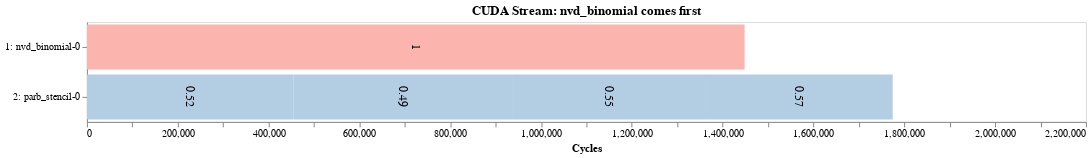
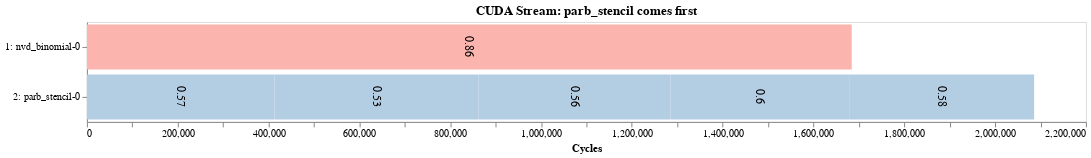

The notebook cell saved with these charts, in order:
### Code cell
apps = ['nvd_binomial-0', 'parb_stencil-0']
pair_str = 'nvd_binomial-0-parb_stencil-0'

width=1000
xlim = 2200000

gen_altair.draw_timeline_from_console(pair_str, 's1.txt', title="CUDA Stream: nvd_binomial comes first", width=width, xmax=xlim).display()
gen_altair.draw_timeline_from_console(pair_str, 's2.txt', title="CUDA Stream: parb_stencil comes first", width=width, xmax=xlim).display()
print("nvd_binomial-0: 12-13 CTAs/SM (max 16 CTAs/SM)")
print("parb_stencil-0: 12-13 CTAs/SM (max 16 CTAs/SM)")

gen_altair.draw_timeline_from_console(pair_str, 'intra.txt', title="Intra-SM", width=width, xmax=xlim).display()
print("nvd_binomial-0: 8 CTAs/SM")
print("parb_stencil-0: 4 CTAs/SM")

### Figure 1 — Vega-Lite specification as saved in the notebook (floating-point values rounded to 4 significant figures)
{"config": {"view": {"continuousWidth": 400, "continuousHeight": 300}, "axis": {"grid": false}, "header": {"titleColor": "black", "titleFontSize": 14}}, "layer": [{"mark": "bar", "encoding": {"color": {"type": "nominal", "field": "kernel", "legend": null, "scale": {"scheme": "pastel1"}}, "x": {"type": "quantitative", "field": "start", "scale": {"domain": [0, 2200000]}, "title": "Cycles"}, "x2": {"field": "end"}, "y": {"type": "nominal", "field": "stream", "sort": null}}, "height": 100, "title": "CUDA Stream: nvd_binomial comes first", "width": 1000}, {"mark": {"type": "text", "align": "center", "angle": 90, "baseline": "middle", "color": "black", "fontSize": 12}, "encoding": {"text": {"type": "quantitative", "field": "norm"}, "x": {"type": "quantitative", "field": "position"}, "y": {"type": "nominal", "field": "stream", "sort": "ascending", "title": null}}}], "data": {"name": "data-87c0836cd8ac62c7c414f7a6bc100a27"}, "$schema": "https://vega.github.io/schema/vega-lite/v4.8.1.json", "datasets": {"data-87c0836cd8ac62c7c414f7a6bc100a27": [{"end": 454472, "kernel": "_Z24block2D_hybrid_coarsen_xffPfS_iii", "norm": 0.52, "position": 227200.0, "start": 26, "stream": "2: parb_stencil-0"}, {"end": 936246, "kernel": "_Z24block2D_hybrid_coarsen_xffPfS_iii", "norm": 0.49, "position": 695400.0, "start": 454475, "stream": "2: parb_stencil-0"}, {"end": 1363266, "kernel": "_Z24block2D_hybrid_coarsen_xffPfS_iii", "norm": 0.55, "position": 1150000.0, "start": 936250, "stream": "2: parb_stencil-0"}, {"end": 1448370, "kernel": "_Z21binomialOptionsKernelv", "norm": 1.0, "position": 724200.0, "start": 1, "stream": "1: nvd_binomial-0"}, {"end": 1774515, "kernel": "_Z24block2D_hybrid_coarsen_xffPfS_iii", "norm": 0.57, "position": 1569000.0, "start": 1363271, "stream": "2: parb_stencil-0"}]}}

### Figure 2 — Vega-Lite specification as saved in the notebook (floating-point values rounded to 4 significant figures)
{"config": {"view": {"continuousWidth": 400, "continuousHeight": 300}, "axis": {"grid": false}, "header": {"titleColor": "black", "titleFontSize": 14}}, "layer": [{"mark": "bar", "encoding": {"color": {"type": "nominal", "field": "kernel", "legend": null, "scale": {"scheme": "pastel1"}}, "x": {"type": "quantitative", "field": "start", "scale": {"domain": [0, 2200000]}, "title": "Cycles"}, "x2": {"field": "end"}, "y": {"type": "nominal", "field": "stream", "sort": null}}, "height": 100, "title": "CUDA Stream: parb_stencil comes first", "width": 1000}, {"mark": {"type": "text", "align": "center", "angle": 90, "baseline": "middle", "color": "black", "fontSize": 12}, "encoding": {"text": {"type": "quantitative", "field": "norm"}, "x": {"type": "quantitative", "field": "position"}, "y": {"type": "nominal", "field": "stream", "sort": "ascending", "title": null}}}], "data": {"name": "data-bc519bf990778861404db80841c517ad"}, "$schema": "https://vega.github.io/schema/vega-lite/v4.8.1.json", "datasets": {"data-bc519bf990778861404db80841c517ad": [{"end": 413221, "kernel": "_Z24block2D_hybrid_coarsen_xffPfS_iii", "norm": 0.57, "position": 206600.0, "start": 1, "stream": "2: parb_stencil-0"}, {"end": 862658, "kernel": "_Z24block2D_hybrid_coarsen_xffPfS_iii", "norm": 0.53, "position": 637900.0, "start": 413224, "stream": "2: parb_stencil-0"}, {"end": 1285198, "kernel": "_Z24block2D_hybrid_coarsen_xffPfS_iii", "norm": 0.56, "position": 1074000.0, "start": 862662, "stream": "2: parb_stencil-0"}, {"end": 1680162, "kernel": "_Z24block2D_hybrid_coarsen_xffPfS_iii", "norm": 0.6, "position": 1483000.0, "start": 1285202, "stream": "2: parb_stencil-0"}, {"end": 1684254, "kernel": "_Z21binomialOptionsKernelv", "norm": 0.86, "position": 842100.0, "start": 26, "stream": "1: nvd_binomial-0"}, {"end": 2085957, "kernel": "_Z24block2D_hybrid_coarsen_xffPfS_iii", "norm": 0.58, "position": 1883000.0, "start": 1680176, "stream": "2: parb_stencil-0"}]}}
